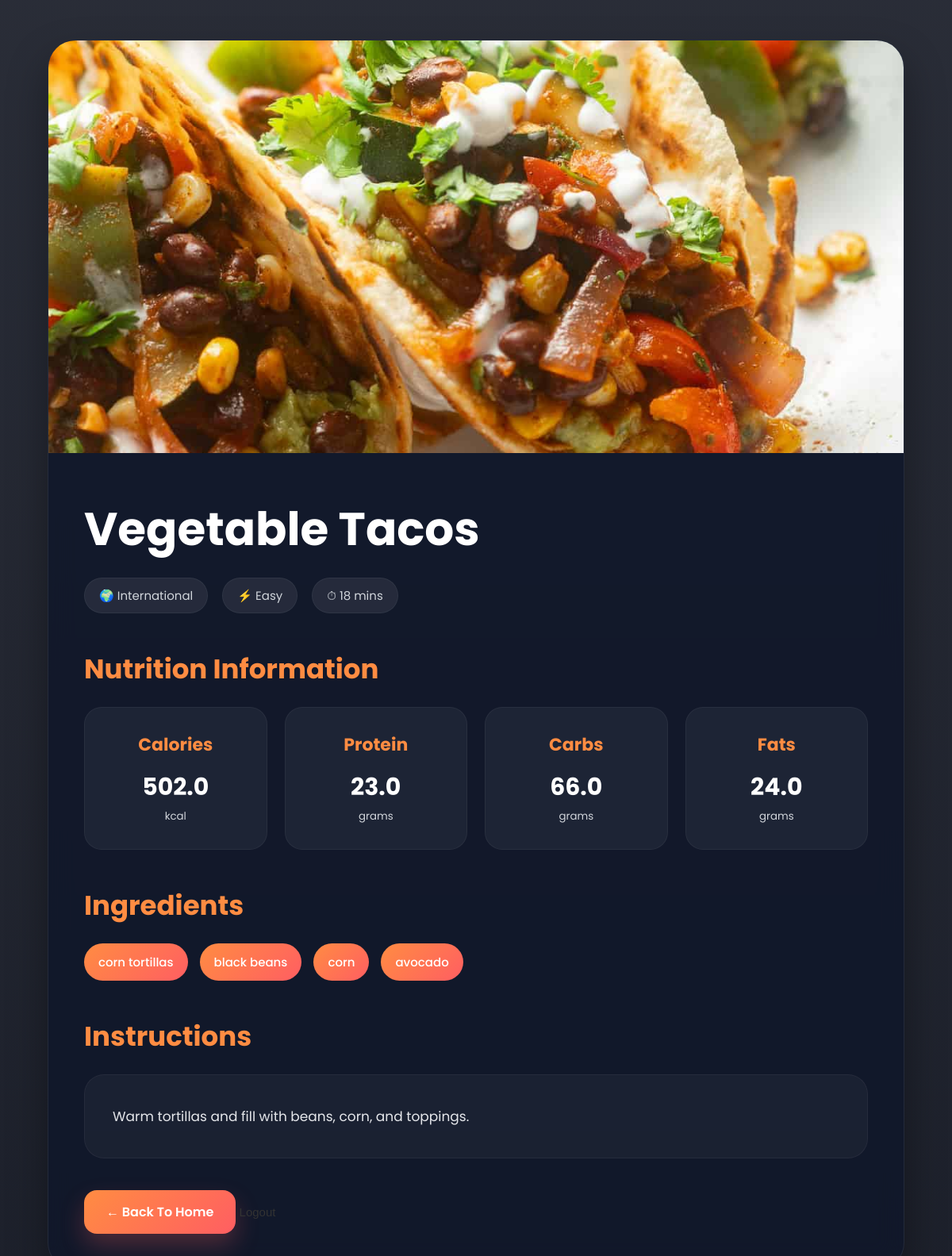
/recipe/652/, run on the app's committed database.
### recipes/models.py (models this page shows, shortened)
class Recipe(models.Model):
    name = models.CharField(max_length=200)
    ingredients = models.ManyToManyField(Ingredient)
    instructions = models.TextField()
    cooking_time = models.IntegerField()
    difficulty = models.CharField(max_length=50)
    cuisine = models.CharField(
    max_length=100,
    null=True,
    blank=True)
    image = models.ImageField(upload_to='recipe_images/', null=True, blank=True)
    user = models.ForeignKey(User, on_delete=models.CASCADE, null=True, blank=True)
    popularity_score = models.IntegerField(default=0)

class Nutrition(models.Model):
    recipe = models.OneToOneField(Recipe, on_delete=models.CASCADE)
    calories = models.FloatField()
    protein = models.FloatField()
    carbs = models.FloatField()
    fats = models.FloatField()

class Ingredient(models.Model):
    name = models.CharField(max_length=100)

### recipes/views.py (the view)
def recipe_detail(request, recipe_id):
    recipe = get_object_or_404(
        Recipe,
        id=recipe_id
    )
    nutrition = Nutrition.objects.filter(
        recipe=recipe
    ).first()
    return render(
        request,
        'recipe_detail.html',
        {
            'recipe': recipe,
            'nutrition': nutrition
        }
    )

### recipes/templates/recipe_detail.html (shortened to what this page needs)
<!DOCTYPE html>
<html lang="en">
<head>
</head>
<body>
    <div class="container">
        <div class="recipe-box">
            {% if recipe.image %}
                <img
                    src="{{ recipe.image.url }}"
                    class="recipe-image"
                >
            {% endif %}
            <div class="recipe-content">
                <h1>
                    {{ recipe.name }}
                </h1>
                <div class="meta">
                    <span>
                        🌍 {{ recipe.cuisine }}
                    </span>
                    <span>
                        ⚡ {{ recipe.difficulty }}
                    </span>
                    <span>
                        ⏱ {{ recipe.cooking_time }} mins
                    </span>
                </div>
                <div class="section">
                    <h2>
                        Nutrition Information
                    </h2>
                    {% if nutrition %}
                    <div class="nutrition-grid">
                        <div class="nutrition-card">
                            <h3>Calories</h3>
                            <p>
                                {{ nutrition.calories }}
                            </p>
                            <small>kcal</small>
                        </div>
                        <div class="nutrition-card">
                            <h3>Protein</h3>
                            <p>
                                {{ nutrition.protein }}
                            </p>
                            <small>grams</small>
                        </div>
                        <div class="nutrition-card">
                            <h3>Carbs</h3>
                            <p>
                                {{ nutrition.carbs }}
                            </p>
                            <small>grams</small>
                        </div>
                        <div class="nutrition-card">
                            <h3>Fats</h3>
                            <p>
                                {{ nutrition.fats }}
                            </p>
                            <small>grams</small>
                        </div>
                    </div>
                    {% endif %}
                </div>
                <div class="section">
                    <h2>
                        Ingredients
                    </h2>
                    <div class="ingredient-list">
                        {% for ingredient in recipe.ingredients.all %}
                            <div class="ingredient-item">
                                {{ ingredient.name }}
                            </div>
                        {% endfor %}
                    </div>
                </div>
                <div class="section">
                    <h2>
                        Instructions
                    </h2>
                    <div class="instructions">
                        {{ recipe.instructions }}
                    </div>
                </div>
                <a
                    href="/"
                    class="back-btn"
                >
                    ← Back To Home
                </a>
                <form
    action="/logout/"
    method="POST"
    style="display:inline;"
>
    <button
        type="submit"
        class="logout-btn"
    >
        Logout
    </button>
</form>
        </div>
    </div>
</body>
</html>

### recipes/templates/recipe_detail.html (style rules this page uses)
* { margin:0; padding:0; box-sizing:border-box; }
body { font-family:'Poppins',sans-serif; background: linear-gradient( rgba(4,8,20,0.85), rgba(4,8,20,0.9) ), url('https://images.unsplash.com/photo-1498837167922-ddd27525d352?q=80&w=1800&auto=format&fit=crop'); background-size:cover; background-position:center; background-attachment:fixed; color:white; min-height:100vh; padding:50px 0; }
.container { width:90%; max-width:1400px; margin:auto; }
.recipe-box { background: rgba(15,23,42,0.82); backdrop-filter:blur(16px); border-radius:35px; overflow:hidden; border:1px solid rgba(255,255,255,0.08); box-shadow: 0 25px 50px rgba(0,0,0,0.35); animation:fadeUp 0.8s ease; }
.recipe-image { width:100%; height:520px; object-fit:cover; transition:0.5s ease; }
.recipe-content { padding:45px; }
h1 { font-size:58px; margin-bottom:18px; color:white; }
.meta { display:flex; gap:18px; flex-wrap:wrap; margin-bottom:35px; }
.meta span { background: rgba(255,255,255,0.08); padding:10px 18px; border-radius:30px; font-size:15px; color:#d1d5db; border:1px solid rgba(255,255,255,0.05); }
.section { margin-top:45px; }
.section h2 { font-size:34px; margin-bottom:22px; color:#ff8c42; }
.nutrition-grid { display:grid; grid-template-columns: repeat(auto-fit,minmax(220px,1fr)); gap:22px; }
.nutrition-card { background: rgba(255,255,255,0.05); border-radius:22px; padding:30px; text-align:center; border:1px solid rgba(255,255,255,0.05); transition:0.35s ease; }
.nutrition-card h3 { color:#ff8c42; margin-bottom:15px; font-size:22px; }
.nutrition-card p { font-size:30px; font-weight:700; color:white; }
.nutrition-card small { color:#d1d5db; }
.ingredient-list { display:flex; flex-wrap:wrap; gap:15px; }
.ingredient-item { background: linear-gradient( 135deg, #ff8c42, #ff5e62 ); padding:12px 18px; border-radius:30px; font-size:15px; font-weight:500; transition:0.3s ease; }
.instructions { background: rgba(255,255,255,0.04); padding:35px; border-radius:25px; line-height:2; color:#e5e7eb; font-size:17px; border:1px solid rgba(255,255,255,0.05); }
.back-btn { display:inline-block; margin-top:40px; padding:15px 28px; border-radius:16px; background: linear-gradient( 135deg, #ff8c42, #ff5e62 ); color:white; text-decoration:none; font-weight:600; transition:0.35s ease; box-shadow: 0 15px 30px rgba(255,94,98,0.25); }
.logout-btn { background:none; border:none; cursor:pointer; color:#333; font-weight:500; font-size:15px; transition:0.3s; }

### data on the page
Recipe: image (picture), name "Vegetable Tacos", cuisine "International", difficulty "Easy", cooking_time "18", instructions "Warm tortillas and fill with beans, corn, and toppings."
Nutrition: calories "502.0", protein "23.0", carbs "66.0", fats "24.0"
Ingredient: name "corn tortillas"
Ingredient: name "black beans"
Ingredient: name "corn"
Ingredient: name "avocado"
